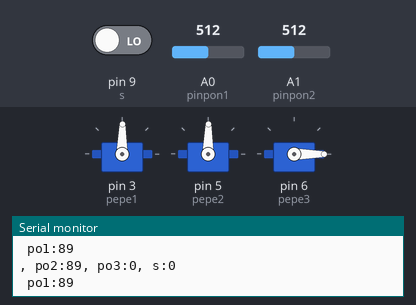
The sketch below on a simulated Arduino Uno, built with avr-gcc and run on an emulated ATmega328P. On the bench: 3 × servo, the last lines printed to the serial monitor. Inputs (shaded band) come from the test bench; at power-on: A0 (pinpon1) = 512, A1 (pinpon2) = 512, pin 9 (s) LOW.

Above: at 1.2 s.
1.3 s: A0 (pinpon1) set to 561
At 1.7 s:
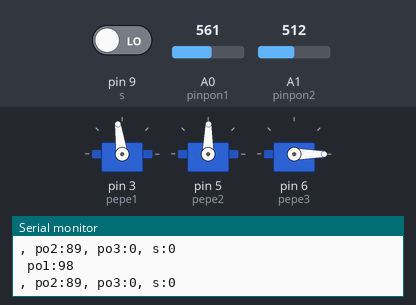
4.3 s: A0 (pinpon1) set to 582
At 5.1 s:
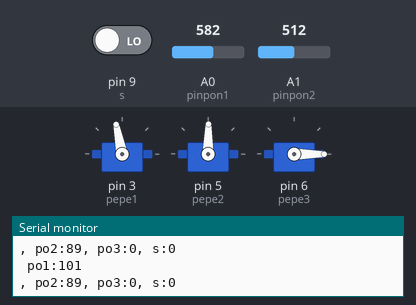
5.8 s: A1 (pinpon2) set to 562
At 6.2 s:
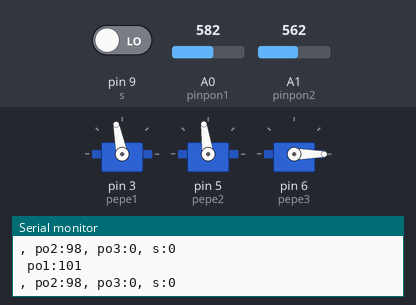
8.8 s: A1 (pinpon2) set to 581
At 9.5 s:
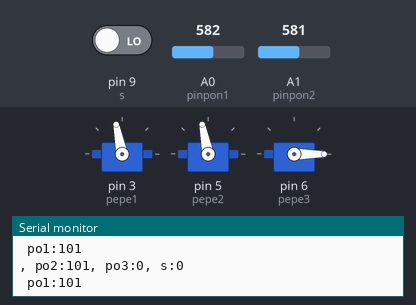
10.3 s: pin 9 (s) driven HIGH
At 11.0 s:
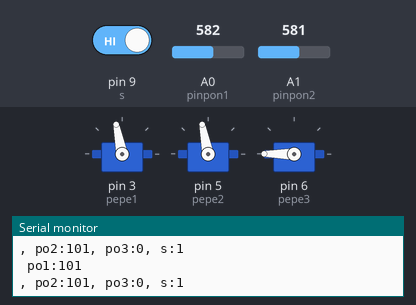
11.8 s: A1 (pinpon2) set to 511
At 12.6 s:
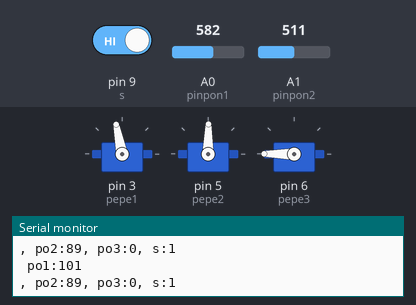
Timing chart, 0 to 14.4 s (numbered marks = the images above; inputs shaded):
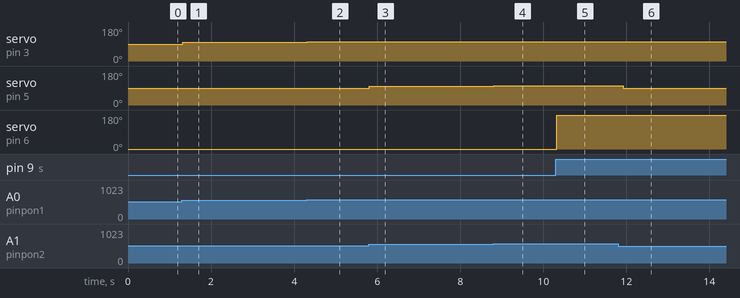

Measured:
- after the input at 1.3 s, servo on pin 3 (pepe1): 89° → 98° at once
- after the input at 4.3 s, servo on pin 3 (pepe1): 98° → 101° at once
- after the input at 5.8 s, servo on pin 5 (pepe2): 89° → 98° at once
- after the input at 8.8 s, servo on pin 5 (pepe2): 98° → 101° at once
- after the input at 10.3 s, servo on pin 6 (pepe3): 0° → 180° at once
- after the input at 11.8 s, servo on pin 5 (pepe2): 101° → 89° after 0.13 s

The sketch:

sketch_nov29a.ino
```cpp
#include <Servo.h>
#include <Servo.h>
#include <Servo.h>
Servo pepe1;
Servo pepe2;
Servo pepe3;
int const pinpon1=A0;
int const pinpon2=A1;
int const pinpon3=A2;
const int s = 9;
int potva1;
int potva2;
int potva3;
int angle1;
int angle2;
int angle3;

void setup(){
  pepe1.attach(3);
  pepe2.attach(5);
  pepe3.attach(6);
  Serial.begin(9600);
}
void loop(){
  Serial.print(" po1:");
  Serial.println(angle1);
  Serial.print(", po2:");
  Serial.print(angle2);
  Serial.print(", po3:");
  Serial.print(angle3);
  Serial.print(", s:");
  Serial.println( digitalRead(s));
  pepe3.write(0);


  potva1= analogRead(pinpon1);
  angle1=map(potva1,0,1023,0,179);
  pepe1.write(angle1);

  potva2= analogRead(pinpon2);
  angle2=map(potva2,0,1023,0,179);
  pepe2.write(angle2);

  if(digitalRead(s)== 1){
    pepe3.write(180);
    delay(200);
   }

}
```
